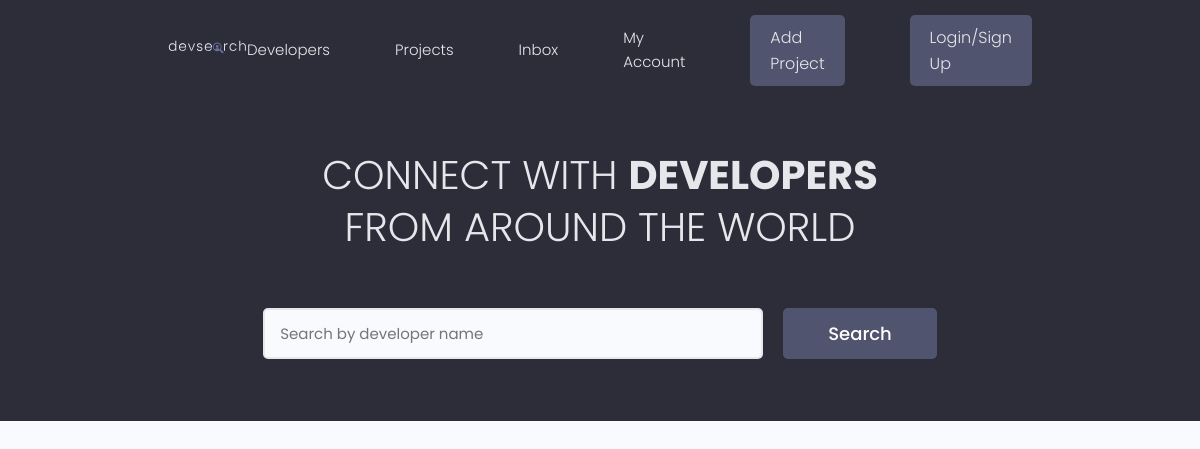
The app's page /, older data.
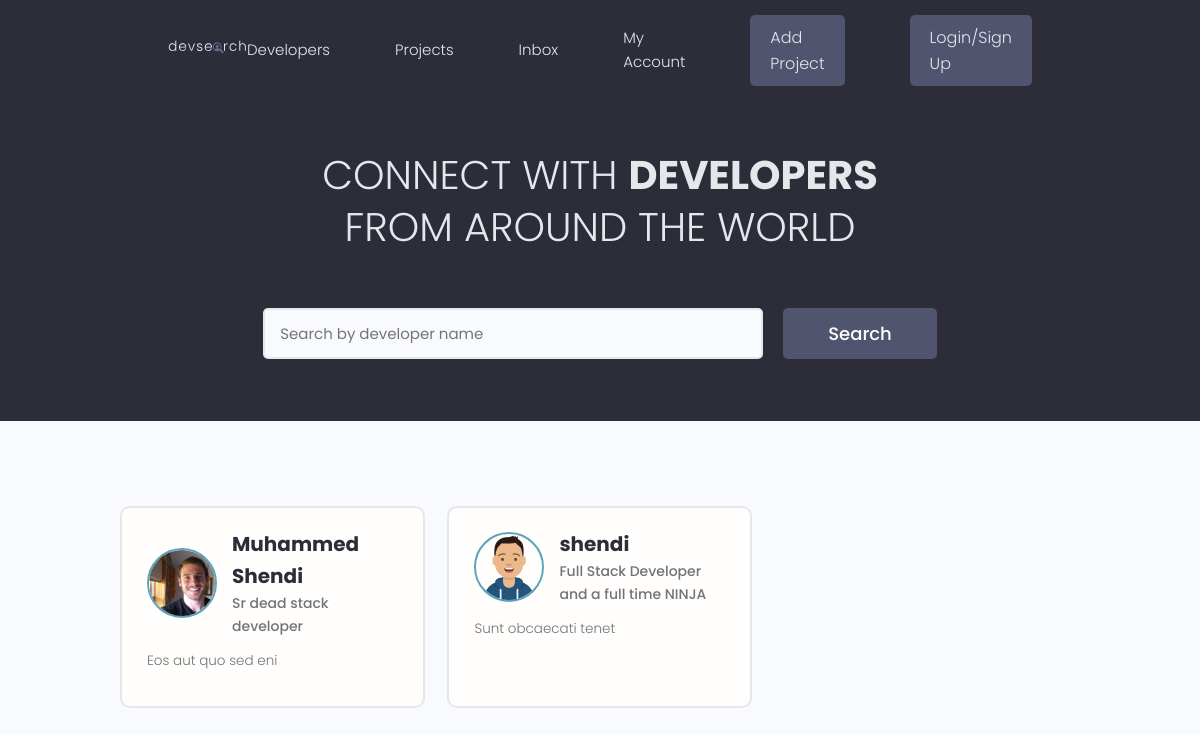
The same page, newer data.
### users/models.py (models this page shows, shortened)
class Profile(models.Model):
    user = models.OneToOneField(User, on_delete=models.CASCADE)
    name = models.CharField(max_length=200, blank=True, null=True)
    email = models.EmailField(max_length=500, blank=True, null=True)
    username = models.CharField(max_length=200, blank=True, null=True)
    location = models.CharField(max_length=200, blank=True, null=True)
    short_intro = models.CharField(max_length=200, blank=True, null=True)
    bio = models.TextField(blank=True, null=True)
    profile_image = models.ImageField(
        null=True, blank=True, upload_to='profiles/', default='profiles/user-default.png')
    social_github = models.CharField(max_length=255, null=True, blank=True)
    social_twitter = models.CharField(max_length=255, null=True, blank=True)
    social_linkedin = models.CharField(max_length=255, null=True, blank=True)
    social_youtube = models.CharField(max_length=255, null=True, blank=True)
    social_website = models.CharField(max_length=255, null=True, blank=True)
    created = models.DateTimeField(auto_now_add=True)
    id = models.UUIDField(default=uuid.uuid4, unique=True,
                          primary_key=True, editable=False)

### users/views.py (the view)
# urls.py: path('', views.profiles, name='profiles'),
def profiles(request):
    profiles = Profile.objects.all()
    context = {'profiles': profiles}
    return render(request, 'users/profiles.html', context)

### users/templates/users/profiles.html (shortened to what this page needs)
{% extends 'main.html' %} {% load static %} {% block content %}
<main class="home">
  <section class="hero-section text-center">
    <div class="container container--narrow">
      <div class="hero-section__box">
        <h2>CONNECT WITH <span>DEVELOPERS</span></h2>
        <h2>FROM AROUND THE WORLD</h2>
      </div>
      <div class="hero-section__search">
        <form class="form" action="#" method="get">
          <div class="form__field">
            <input
              class="input input--text"
              id="formInput#search"
              type="text"
              name="text"
              placeholder="Search by developer name"
            />
          </div>
          <input class="btn btn--sub btn--lg" type="submit" value="Search" />
        </form>
      </div>
    </div>
  </section>
  <section class="devlist">
    <div class="container">
      <div class="grid grid--three">
        {% for profile in profiles %}
        <div class="column card">
          <div class="dev">
            <a href="{% url 'profile' profile.id %}" class="card__body">
              <div class="dev__profile">
                <img
                  class="avatar avatar--md"
                  src="{{profile.profile_image.url}}"
                  alt="image"
                />
                <div class="dev__meta">
                  <h3>{{profile.name}}</h3>
                  <h5>{{profile.short_intro|slice:"60"}}</h5>
                </div>
              </div>
              <p class="dev__info">{{profile.bio|slice:"150"}}</p>
            </a>
          </div>
        </div>
        {% endfor %}
      </div>
    </div>
  </section>
</main>
{% endblock content %}

Row changes from the older to the newer data that the page shows:
added Profile: profile_image (picture), name "Muhammed Shendi", short_intro "Sr dead stack developer", bio "Eos aut quo sed eni"
added Profile: profile_image (picture), name "shendi", short_intro "Full Stack Developer and a full time NINJA", bio "Sunt obcaecati tenet"
